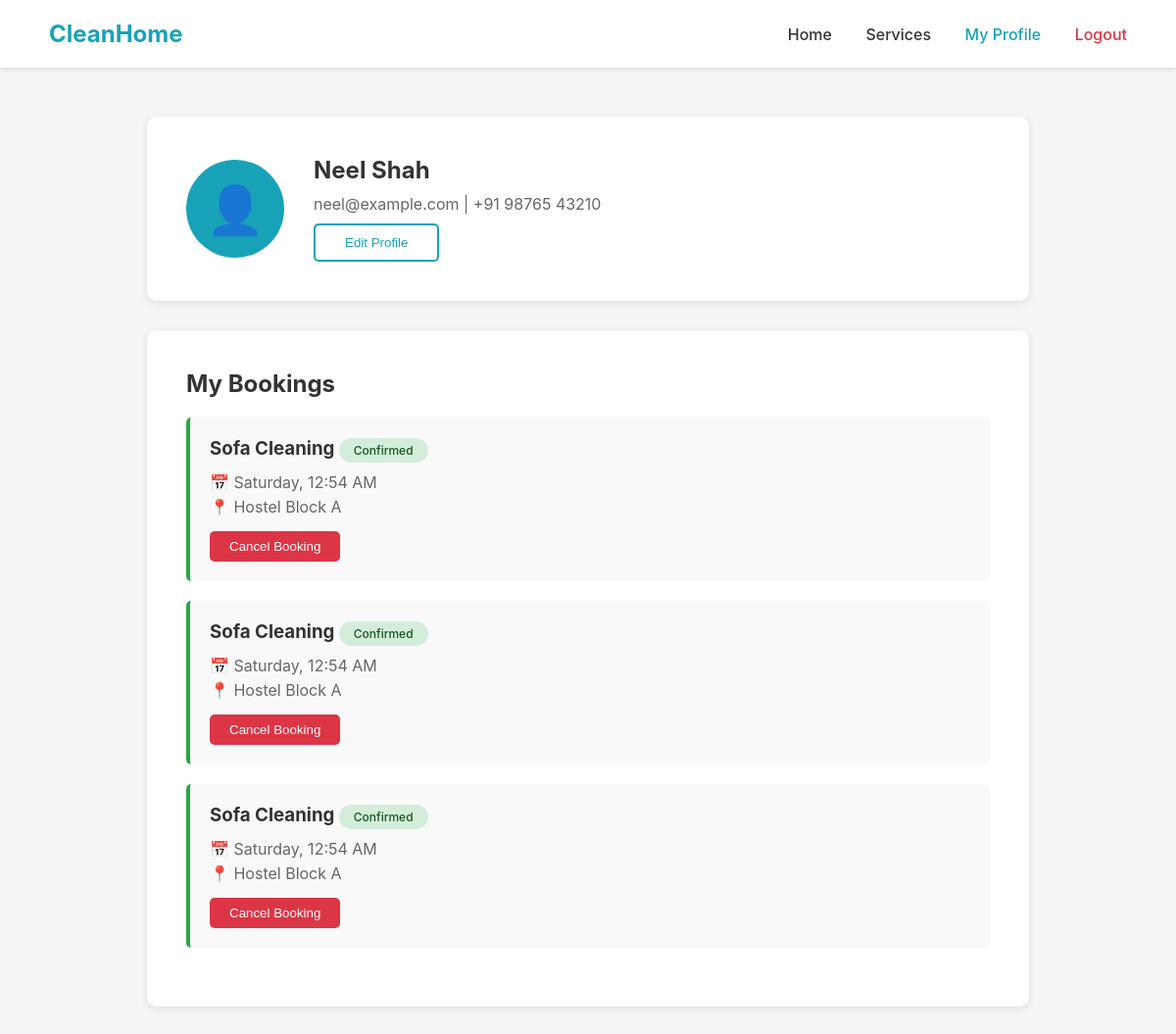
The app's page /profile/ (signed in) with its own data.
### cleaning/models.py (models this page shows, shortened)
class UserProfile(models.Model):
    USER_TYPES = [
        ('customer', 'Customer'),
        ('provider', 'Provider'),
    ]
    user = models.OneToOneField(User, on_delete=models.CASCADE)
    user_type = models.CharField(max_length=20, choices=USER_TYPES)
    phone = models.CharField(max_length=20)
    city = models.CharField(max_length=100, blank=True)
    experience_years = models.IntegerField(default=0, blank=True)
    rating = models.DecimalField(max_digits=3, decimal_places=1, default=0.0)
    completed_jobs = models.IntegerField(default=0)
    total_earnings = models.DecimalField(max_digits=10, decimal_places=2, default=0.00)

class Booking(models.Model):
    STATUS_CHOICES = [
        ('pending', 'Pending'),
        ('confirmed', 'Confirmed'),
        ('in_progress', 'In Progress'),
        ('work_started', 'Work Started'),
        ('completed', 'Completed'),
        ('cancelled', 'Cancelled'),
    ]
    customer = models.ForeignKey(User, on_delete=models.CASCADE, related_name='customer_bookings')
    provider = models.ForeignKey(User, on_delete=models.SET_NULL, null=True, blank=True, related_name='provider_bookings')
    service = models.ForeignKey(Service, on_delete=models.CASCADE)
    date_time = models.DateTimeField()
    location = models.CharField(max_length=200)
    status = models.CharField(max_length=20, choices=STATUS_CHOICES, default='pending')
    notes = models.TextField(blank=True)
    photo = models.ImageField(upload_to='booking_photos/', blank=True, null=True)
    created_at = models.DateTimeField(auto_now_add=True)

class Service(models.Model):
    SERVICE_TYPES = [
        ('deep', 'Deep Cleaning'),
        ('sofa', 'Sofa Cleaning'),
        ('movein', 'Move-In Service'),
    ]
    name = models.CharField(max_length=100)
    service_type = models.CharField(max_length=20, choices=SERVICE_TYPES)
    description = models.TextField()
    price = models.DecimalField(max_digits=10, decimal_places=2)
    duration = models.CharField(max_length=50)
    is_best_value = models.BooleanField(default=False)

### cleaning/views.py (the view)
# urls.py: path('profile/', views.user_profile, name='user_profile'),
@login_required
def user_profile(request):
    bookings = Booking.objects.filter(customer=request.user)
    try:
        profile = UserProfile.objects.get(user=request.user)
    except UserProfile.DoesNotExist:
        profile = None
    return render(request, 'cleaning/user_profile.html', {
        'bookings': bookings,
        'profile': profile
    })

### cleaning/templates/cleaning/user_profile.html (shortened to what this page needs)
{% load static %}
<!DOCTYPE html>
<html lang="en">
<head>
    <link rel="stylesheet" href="{% static 'cleaning/style.css' %}">
</head>
<body>
    <div class="navbar">
        <a href="{% url 'index' %}" class="logo">CleanHome</a>
        <nav>
            <a href="{% url 'index' %}">Home</a>
            <a href="{% url 'services' %}">Services</a>
            <a href="{% url 'user_profile' %}" class="active">My Profile</a>
            <a href="{% url 'logout' %}" class="logout">Logout</a>
        </nav>
    </div>
    <div class="profile-container">
        <div class="profile-header">
            <div class="profile-avatar">
                <span style="font-size: 48px; color: white;">👤</span>
            </div>
            <div class="profile-info">
                <h2>{{ user.first_name }} {{ user.last_name }}</h2>
                <p>{{ user.email }} {% if profile %}| +{{ profile.phone }}{% endif %}</p>
                <button class="btn-edit">Edit Profile</button>
            </div>
        </div>
        <div class="bookings-section">
            <h2>My Bookings</h2>
            {% if bookings %}
                {% for booking in bookings %}
                <div class="booking-card">
                    <h3>{{ booking.service.name }} <span class="status-badge status-confirmed">{{ booking.status|title }}</span></h3>
                    <p>📅 {{ booking.date_time|date:"l, g:i A" }}</p>
                    <p>📍 {{ booking.location }}</p>
                    <button class="btn-cancel">Cancel Booking</button>
                </div>
                {% endfor %}
            {% else %}
                <p>No bookings yet. <a href="{% url 'services' %}">Book a service now!</a></p>
            {% endif %}
        </div>
    </div>
</body>
</html>

### cleaning/static/cleaning/style.css (style rules this page uses)
* { margin: 0; padding: 0; box-sizing: border-box; }
body { font-family: -apple-system, BlinkMacSystemFont, 'Segoe UI', Roboto, 'Helvetica Neue', Arial, sans-serif; background-color: #f5f5f5; color: #333; }
.navbar { background-color: white; padding: 20px 50px; display: flex; justify-content: space-between; align-items: center; box-shadow: 0 2px 4px rgba(0,0,0,0.1); }
.navbar .logo { font-size: 24px; font-weight: bold; color: #17a2b8; text-decoration: none; }
.navbar nav a { margin-left: 30px; text-decoration: none; color: #333; font-weight: 500; }
.navbar nav a.active { color: #17a2b8; }
.navbar nav a.logout { color: #dc3545; }
.profile-container { padding: 50px; max-width: 1000px; margin: 0 auto; }
.profile-header { background: white; padding: 40px; border-radius: 10px; box-shadow: 0 2px 8px rgba(0,0,0,0.1); display: flex; align-items: center; margin-bottom: 30px; }
.profile-avatar { width: 100px; height: 100px; border-radius: 50%; background-color: #17a2b8; display: flex; align-items: center; justify-content: center; margin-right: 30px; }
.profile-info h2 { margin-bottom: 10px; }
.profile-info p { color: #666; }
.btn-edit { padding: 10px 30px; background-color: white; color: #17a2b8; border: 2px solid #17a2b8; border-radius: 5px; cursor: pointer; margin-top: 10px; }
.bookings-section { background: white; padding: 40px; border-radius: 10px; box-shadow: 0 2px 8px rgba(0,0,0,0.1); }
.booking-card { border-left: 4px solid #28a745; padding: 20px; margin: 20px 0; background-color: #f9f9f9; border-radius: 5px; }
.booking-card h3 { margin-bottom: 10px; }
.booking-card p { margin: 5px 0; color: #666; }
.status-badge { display: inline-block; padding: 5px 15px; border-radius: 20px; font-size: 12px; font-weight: 500; }
.status-confirmed { background-color: #d4edda; color: #155724; }
.btn-cancel { background-color: #dc3545; color: white; padding: 8px 20px; border: none; border-radius: 5px; cursor: pointer; margin-top: 10px; }

### records on screen
UserProfile: phone "91 98765 43210"
Booking: service.name "Sofa Cleaning", status "Confirmed", date_time "Saturday, 12:54 AM", location "Hostel Block A"
Booking: service.name "Sofa Cleaning", status "Confirmed", date_time "Saturday, 12:54 AM", location "Hostel Block A"
Booking: service.name "Sofa Cleaning", status "Confirmed", date_time "Saturday, 12:54 AM", location "Hostel Block A"

### other values on screen
{{ user.first_name }} "Neel"
{{ user.last_name }} "Shah"
{{ user.email }} "neel@example.com"
